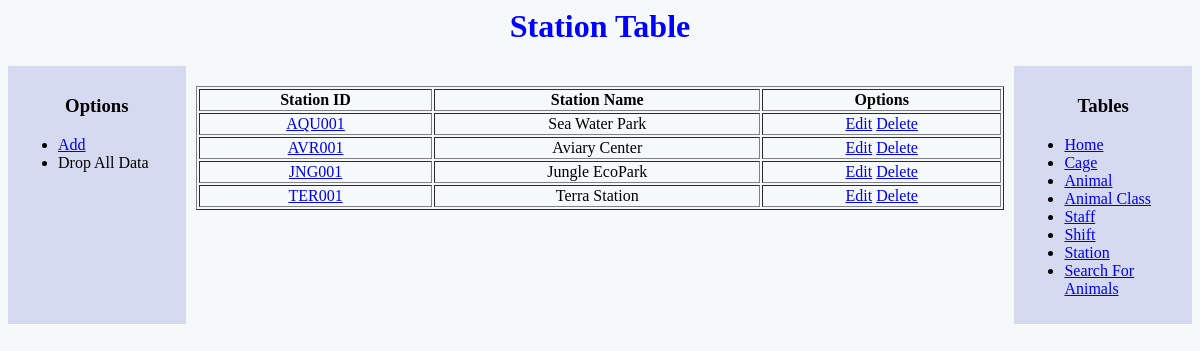
The app's page /station.php with its own data.
### tables this page shows
CREATE TABLE `Station` (
  `Station_ID` varchar(6) NOT NULL,
  `Station_Name` varchar(30) NOT NULL
);

### station.php (the view, shortened to what this page needs)
<html>
<body>
    <?php
        $host = "localhost";
        $user = "root";
        $pass = "";
        $db = "ZooDB";
        $dbconn = mysqli_connect($host,$user,$pass,$db) or die("Could not connect to database!");
        mysqli_select_db($dbconn,'Station');
        $query="SELECT * FROM Station";
        $result=mysqli_query($dbconn,$query);
    ?>
        <html>
        <head>
            <link href="asset/css/main.css" rel="stylesheet" type="text/css">
        </head>
        <body style="; background-color: #F6F9FA;">
            <h1 style="text-align: center">Station Table</h1>
            <div class="row">
                <div class="col-2" style="text-align: left;background-color: #D6DAF0;">
                    <h3 style="text-align: center;">Options</h3>
                    <ul>
                        <li><a href="stationadd.php">Add</a></li>
                        <li>Drop All Data</li>
                    </ul>
                </div>
                <div class="col-8" style="text-align: center;">
                    <table border="1" style="width: 100%; margin-top: 10px;">
                        <tr>
                            <th>Station ID</th>
                            <th>Station Name</th>
                            <th>Options</th>
                        </tr>
                        <?php
                while($row=mysqli_fetch_assoc($result)){
            ?>
                            <tr>
                                <td><a href="stationdetails.php?stationid=<?php echo $row['Station_ID']?>"><?php echo $row['Station_ID']?></a></td>
                                <td><?php echo $row['Station_Name']?></td>
                                <td><p><a href="stationedit.php?station_id=<?php echo $row['Station_ID']?>">Edit</a> <a href="stationdelete.php?station_id=<?php echo $row['Station_ID']?>"> Delete</a></p></td>
                            </tr>
                            <?php
                }
            ?>
                    </table>
                </div>
                <div class="col-2" style="background-color: #D6DAF0;">
                    <h3 style="text-align: center;">Tables</h3>
                    <ul>
                        <li><a href="#">Home</a></li>
                        <li><a href="cage.php">Cage</a></li>
                        <li><a href="animal.php">Animal</a></li>
                        <li><a href="animalclass.php">Animal Class</a></li>
                        <li><a href="staff.php">Staff</a></li>
                        <li><a href="shift.php">Shift</a></li>
                        <li><a href="station.php">Station</a></li>
                        <li><a href="animalsearch.php">Search For Animals</a></li>
                    </ul>
                </div>
            </div>
        </body>
        </html>

### asset/css/main.css (style rules this page uses)
* { -webkit-box-sizing: border-box; -moz-box-sizing: border-box; -ms-box-sizing: border-box; box-sizing: border-box; }
h1 { color: blue }
.row { width: 100%; display: flex; flex-wrap: wrap; }
.col-2 { width: 15%; padding: 10px; }
.col-8 { width: 70%; padding: 10px; }

### station.php (style rules this page uses)
td { text-align: center; }

### records on screen
station: Station_ID "AQU001", Station_Name "Sea Water Park"
station: Station_ID "AVR001", Station_Name "Aviary Center"
station: Station_ID "JNG001", Station_Name "Jungle EcoPark"
station: Station_ID "TER001", Station_Name "Terra Station"
